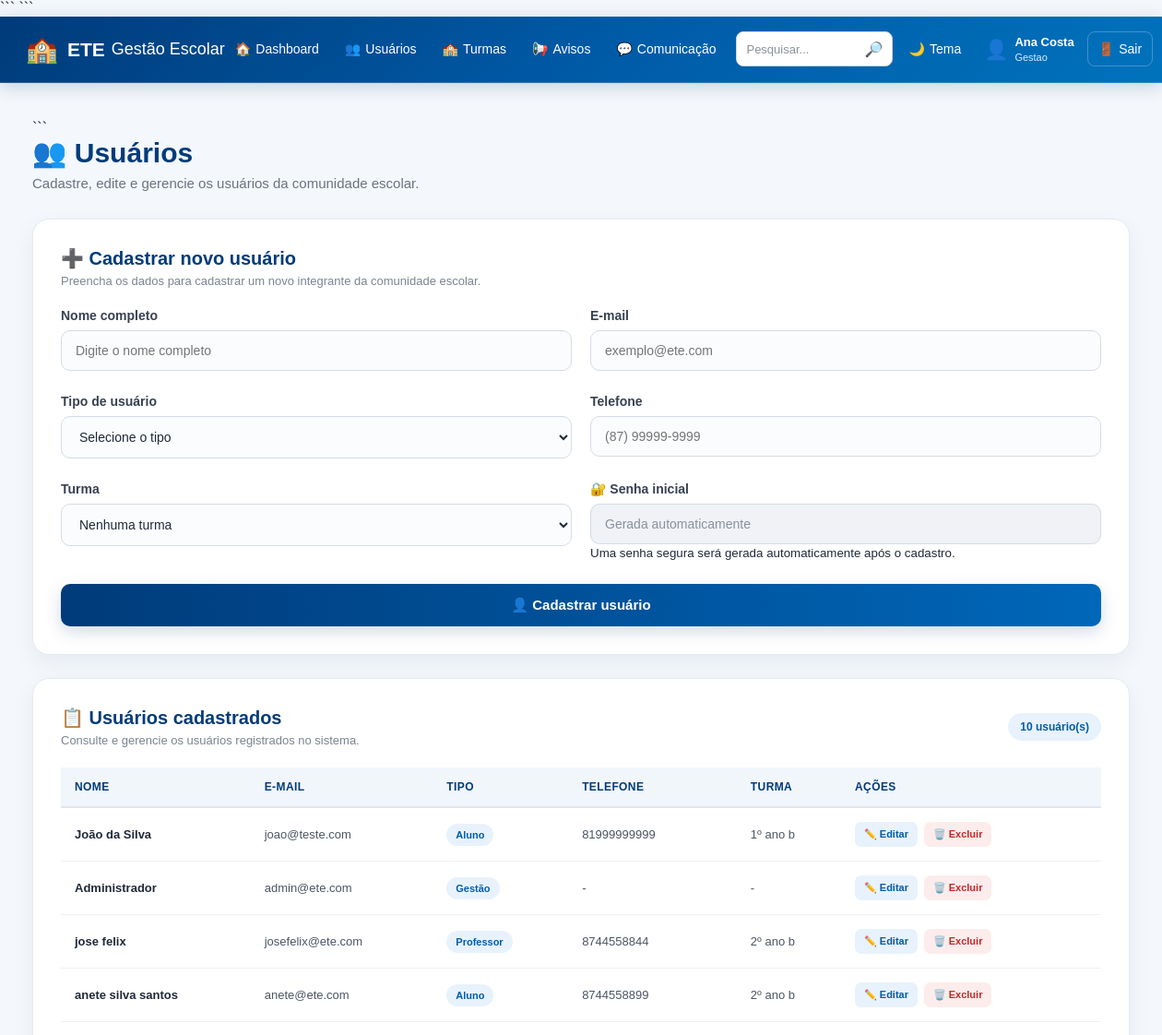
Before: /usuarios (signed in, upper part) with the older database file.
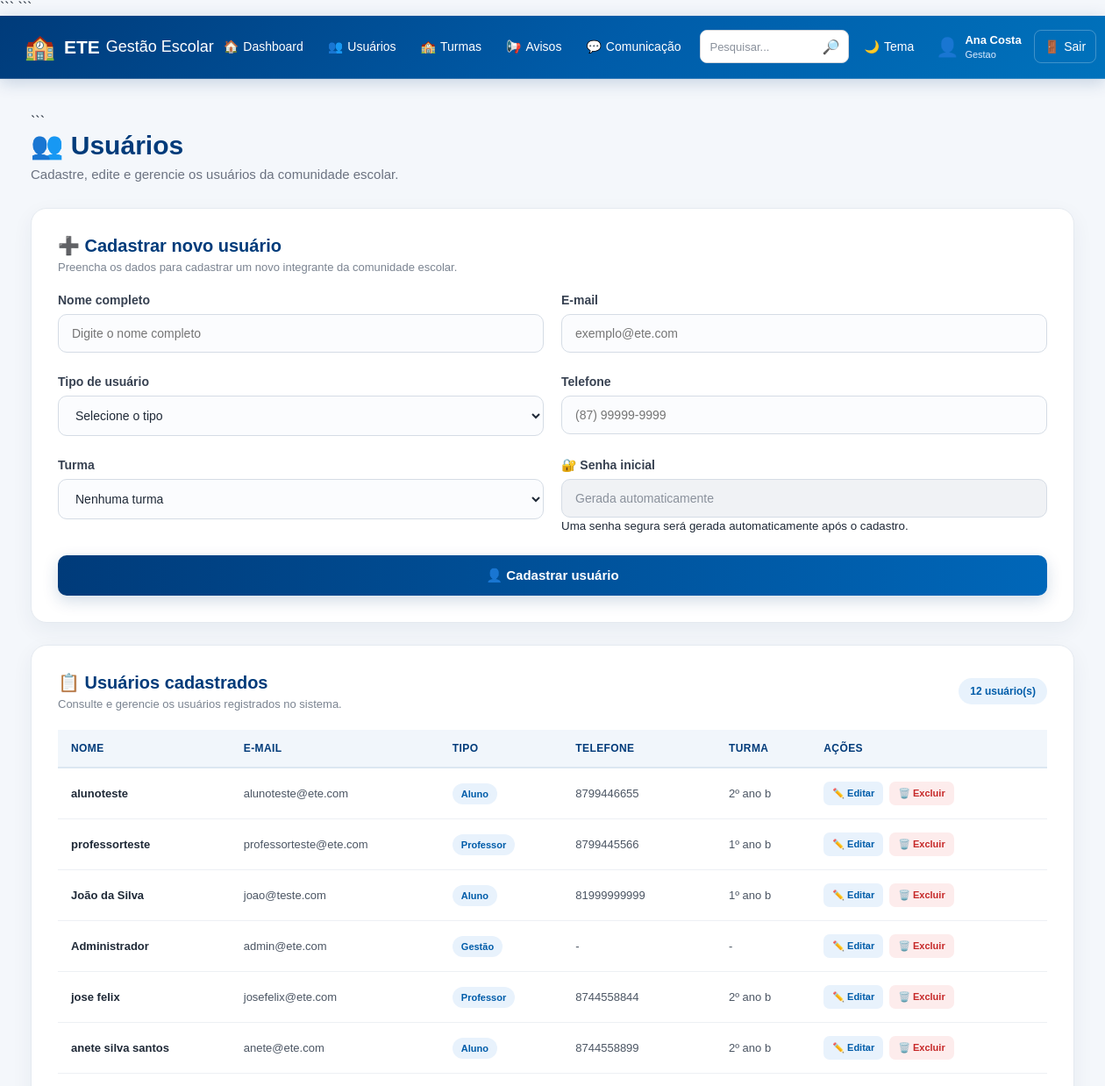
After: the same page with the newer database file.
### tables this page shows
CREATE TABLE usuarios (

            id INTEGER PRIMARY KEY AUTOINCREMENT,

            nome TEXT NOT NULL,

            email TEXT NOT NULL,

            tipo TEXT NOT NULL,

            telefone TEXT,

            turma TEXT

        , senha TEXT, primeiro_acesso INTEGER DEFAULT 0);

### app.py (the view, shortened to what this page needs)
@app.route("/usuarios", methods=["GET", "POST"])
def usuarios_page():
    if "usuario_id" not in session:
        return redirect(
            url_for("inicio")
        )
    conexao = conectar()
    usuarios = conexao.execute(
        """
        SELECT *
        FROM usuarios
        ORDER BY id DESC
        """
    ).fetchall()
    turmas = conexao.execute(
        """
        SELECT *
        FROM turmas
        ORDER BY nome
        """
    ).fetchall()
    conexao.close()
    return render_template(
        "usuarios.html",
        usuarios=usuarios,
        turmas=turmas,
        usuario_nome=session["usuario_nome"],
        usuario_tipo=session["usuario_tipo"]
    )

### banco.py (called while the page is built)
def conectar():
    conexao = sqlite3.connect("gestao_escolar.db")
    conexao.row_factory = sqlite3.Row
    return conexao

### templates/usuarios.html (shortened to what the changed rows need)
<!DOCTYPE html>
<html lang="pt-BR">
<head>
<link
    rel="stylesheet"
    href="{{ url_for('static', filename='style.css') }}"
>
</head>
<body>
{% include "menu.html" %}
<main class="dashboard">
<div class="dashboard-title">
    <h2>
        👥 Usuários
    </h2>
</div>
<section class="content-card users-list">
    <div class="section-header">
        <div>
            <h3>
            </h3>
            <p>
            </p>
        </div>
        <span class="total-badge">
            {{ usuarios|length }} usuário(s)
        </span>
    </div>
    {% if usuarios %}
        <div class="table-container">
            <table>
                <thead>
                    <tr>
                        <th>
                            Nome
                        </th>
                        <th>
                            E-mail
                        </th>
                        <th>
                            Tipo
                        </th>
                        <th>
                            Telefone
                        </th>
                        <th>
                            Turma
                        </th>
                        <th>
                            Ações
                        </th>
                    </tr>
                </thead>
                <tbody>
                    {% for usuario in usuarios %}
                        <tr>
                            <td>
                                <strong>
                                    {{ usuario['nome'] }}
                                </strong>
                            </td>
                            <td>
                                {{ usuario['email'] }}
                            </td>
                            <td>
                                {% if usuario['tipo'] == 'gestao' %}
                                    <span class="badge">
                                        Gestão
                                    </span>
                                {% elif usuario['tipo'] == 'professor' %}
                                    <span class="badge">
                                        Professor
                                    </span>
                                {% else %}
                                    <span class="badge">
                                        Aluno
                                    </span>
                                {% endif %}
                            </td>
                            <td>
                                {{ usuario['telefone'] or '-' }}
                            </td>
                            <td>
                                {{ usuario['turma'] or '-' }}
                            </td>
                            <td>
                                <div class="table-actions">
                                    <a
                                        href="{{ url_for('editar_usuario', id=usuario['id']) }}"
                                        class="btn-edit"
                                    >
                                        ✏️ Editar
                                    </a>
                                    {% if usuario['id'] != session['usuario_id'] %}
                                        <a
                                            href="{{ url_for('excluir_usuario', id=usuario['id']) }}"
                                            class="btn-delete"
                                            onclick="return confirm('Tem certeza que deseja excluir este usuário?');"
                                        >
                                            🗑️ Excluir
                                        </a>
                                    {% else %}
                                        <span class="current-user">
                                            Usuário atual
                                        </span>
                                    {% endif %}
                                </div>
                            </td>
                        </tr>
                    {% endfor %}
                </tbody>
            </table>
        </div>
    {% endif %}
</section>
</main>
</body>
</html>

Changed rows visible on the page:
added usuarios: nome "alunoteste", email "alunoteste@ete.com", tipo "Aluno", telefone "8799446655", turma "2º ano b"
added usuarios: nome "professorteste", email "professorteste@ete.com", tipo "Professor", telefone "8799445566", turma "1º ano b"
Other visible differences:
{{ usuarios|length }}: "10" → "12"
